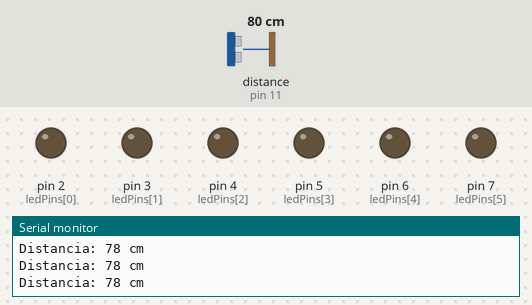
This sketch was run on a simulated Arduino Uno, built with avr-gcc and run on an emulated ATmega328P. On the bench: output pins drawn as LEDs (lit = HIGH), the last lines printed to the serial monitor. Wiring (inferred from the names in the program): ultrasonic range finder: trigger pin 12; echo pin 11. Dashed ring = blinking. The inputs (shaded band) are chosen by the test bench; at power-on: distance to the obstacle (sensor on pin 11) 80 cm. The echo pulse lasts 58.3 µs per cm; pins used as bus, display or sensor lines are not drawn.

Above: at 1.2 s.
1.3 s: distance to the obstacle (sensor on pin 11) set to 63 cm
2.8 s: distance to the obstacle (sensor on pin 11) set to 58 cm
At 3.5 s:
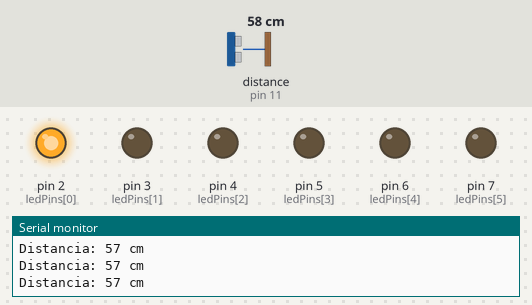
4.3 s: distance to the obstacle (sensor on pin 11) set to 48 cm
At 5.5 s:
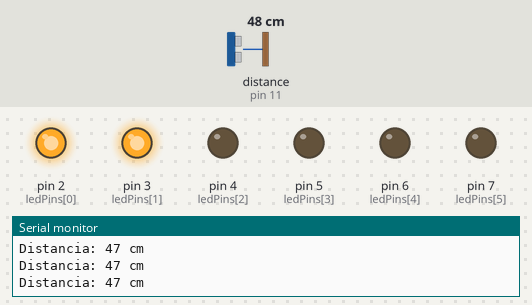
5.8 s: distance to the obstacle (sensor on pin 11) set to 44 cm
7.3 s: distance to the obstacle (sensor on pin 11) set to 38 cm
At 8.0 s:
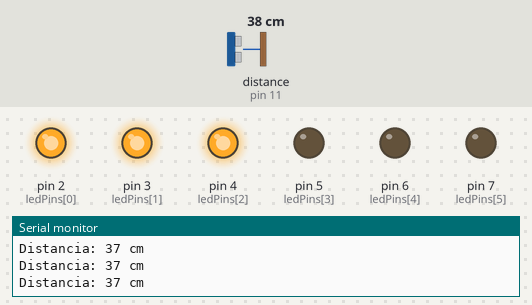
8.8 s: distance to the obstacle (sensor on pin 11) set to 2 cm
At 8.99 s:
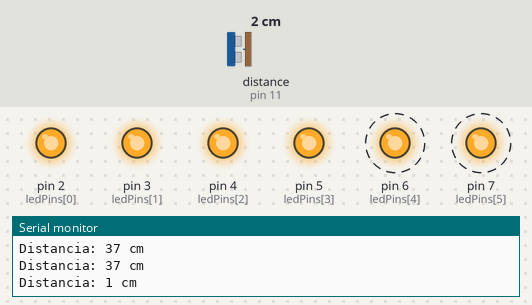
Timing chart, 0 to 12.8 s (numbered marks = the images above; inputs shaded):
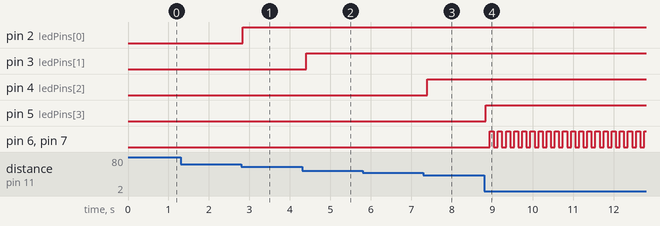

Measured:
- the behaviour switches between 61 and 60 cm on distance to the obstacle (sensor on pin 11) (found by bisection; images 0 and 1)
- the behaviour switches between 51 and 50 cm on distance to the obstacle (sensor on pin 11) (found by bisection; images 1 and 2)
- the behaviour switches between 41 and 40 cm on distance to the obstacle (sensor on pin 11) (found by bisection; images 2 and 3)
- after the input at 2.8 s, pin 2 (ledPins[0]): LOW → HIGH at once
- after the input at 4.3 s, pin 3 (ledPins[1]): LOW → HIGH after 0.10 s
- after the input at 7.3 s, pin 4 (ledPins[2]): LOW → HIGH after 0.10 s
- after the input at 8.8 s, pin 5 (ledPins[3]): LOW → HIGH at once; pin 6 (ledPins[4]), pin 7 (ledPins[5]): alternates HIGH for 0.10 s and LOW for 0.10 s, starting after 0.14 s

The sketch:

Sensor_estacionamento.ino
```cpp
// Pinos do Sensor
const int trigPin = 12;
const int echoPin = 11;

// Pinos dos LEDs (Ordem: Verde, Verde, Amarelo, Amarelo, Vermelho, Vermelho)
// Podes mudar os números se ligares noutros pinos
const int ledPins[] = {2, 3, 4, 5, 6, 7};
const int numLeds = 6;

long duration;
int distance;

void setup() {
  // Iniciar Monitor Série (para veres a distância no PC se precisares)
  Serial.begin(9600);

  // Configurar pinos do Sensor
  pinMode(trigPin, OUTPUT);
  pinMode(echoPin, INPUT);

  // Configurar pinos dos LEDs com um ciclo "for" (para não escrever 6 linhas iguais)
  for (int i = 0; i < numLeds; i++) {
    pinMode(ledPins[i], OUTPUT);
  }
}

void loop() {
  // 1. Calcular a distância
  digitalWrite(trigPin, LOW);
  delayMicroseconds(2);
  digitalWrite(trigPin, HIGH);
  delayMicroseconds(10);
  digitalWrite(trigPin, LOW);

  duration = pulseIn(echoPin, HIGH);
  distance = duration * 0.034 / 2;

  // Mostra a distância no computador (opcional)
  Serial.print("Distancia: ");
  Serial.print(distance);
  Serial.println(" cm");

  // 2. Controlar os LEDs
  // Primeiro, apagamos todos para garantir que não ficam luzes "presas"
  for (int i = 0; i < numLeds; i++) {
    digitalWrite(ledPins[i], LOW);
  }

  // Agora acendemos dependendo da distância
  // A lógica é: se a distância for MENOR que X, acende o LED correspondente

  if (distance < 60) {
    digitalWrite(ledPins[0], HIGH); // Verde 1 (35cm)
  }
  if (distance < 50) {
    digitalWrite(ledPins[1], HIGH); // Verde 2 (30cm)
  }
  if (distance < 40) {
    digitalWrite(ledPins[2], HIGH); // Amarelo 1 (25cm)
  }
  if (distance < 30) {
    digitalWrite(ledPins[3], HIGH); // Amarelo 2 (20cm)
  }
  if (distance < 20) {
    digitalWrite(ledPins[4], HIGH); // Vermelho 1 (15cm)
  }
  if (distance < 10) {
    digitalWrite(ledPins[5], HIGH); // Vermelho 2 (10cm - PERIGO!)
  }

  // Se estiver MUITO perto (colisão iminente < 5cm), fazemos os vermelhos piscar
  if (distance < 5 && distance > 0) {
     digitalWrite(ledPins[4], LOW);
     digitalWrite(ledPins[5], LOW);
     delay(100);
     digitalWrite(ledPins[4], HIGH);
     digitalWrite(ledPins[5], HIGH);
     delay(100);
  } else {
     delay(100); // Pequena pausa normal
  }
}
```
